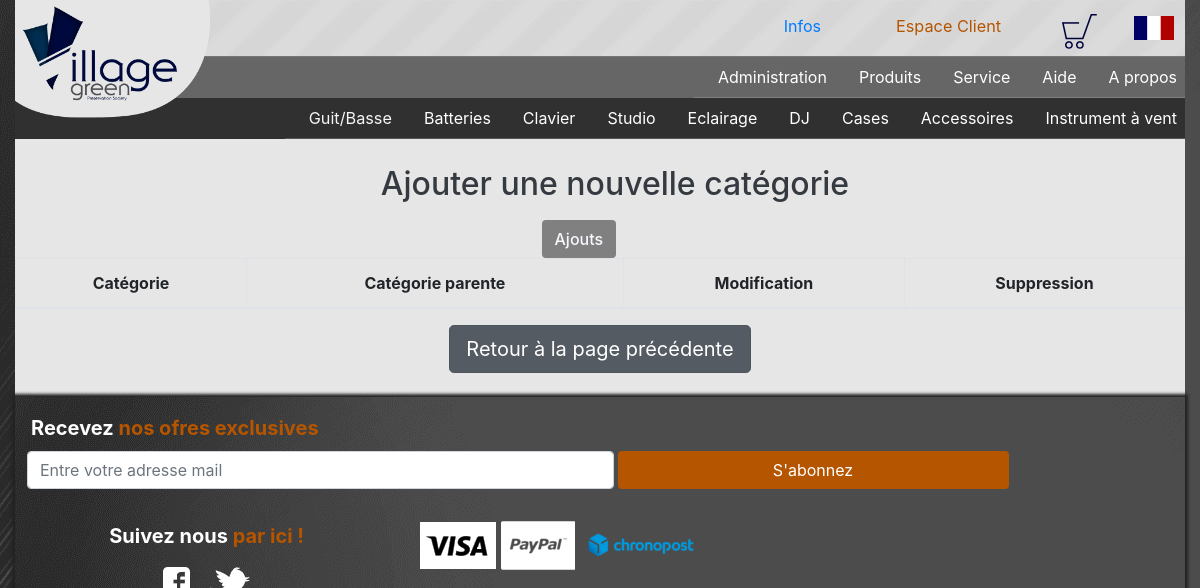
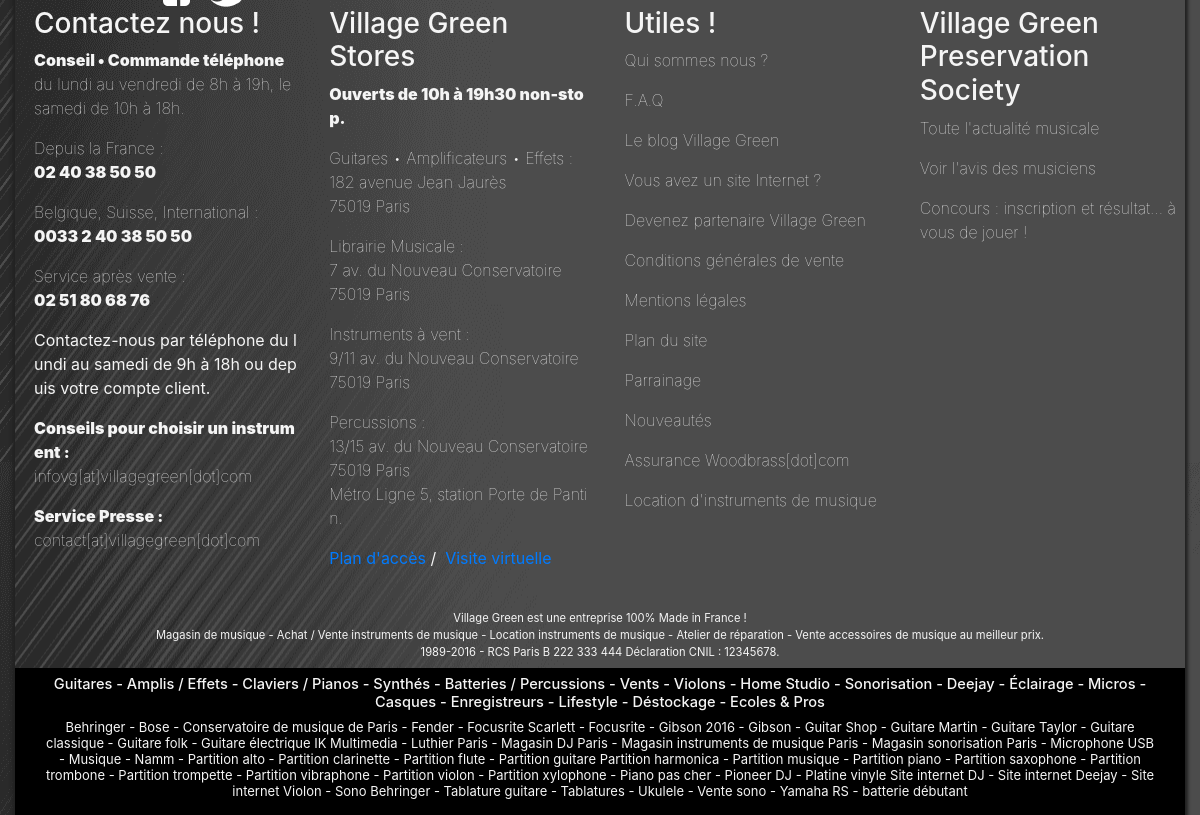
The page /index.php/categories/cat_list on the database as committed earlier (2 pictures, top to bottom).
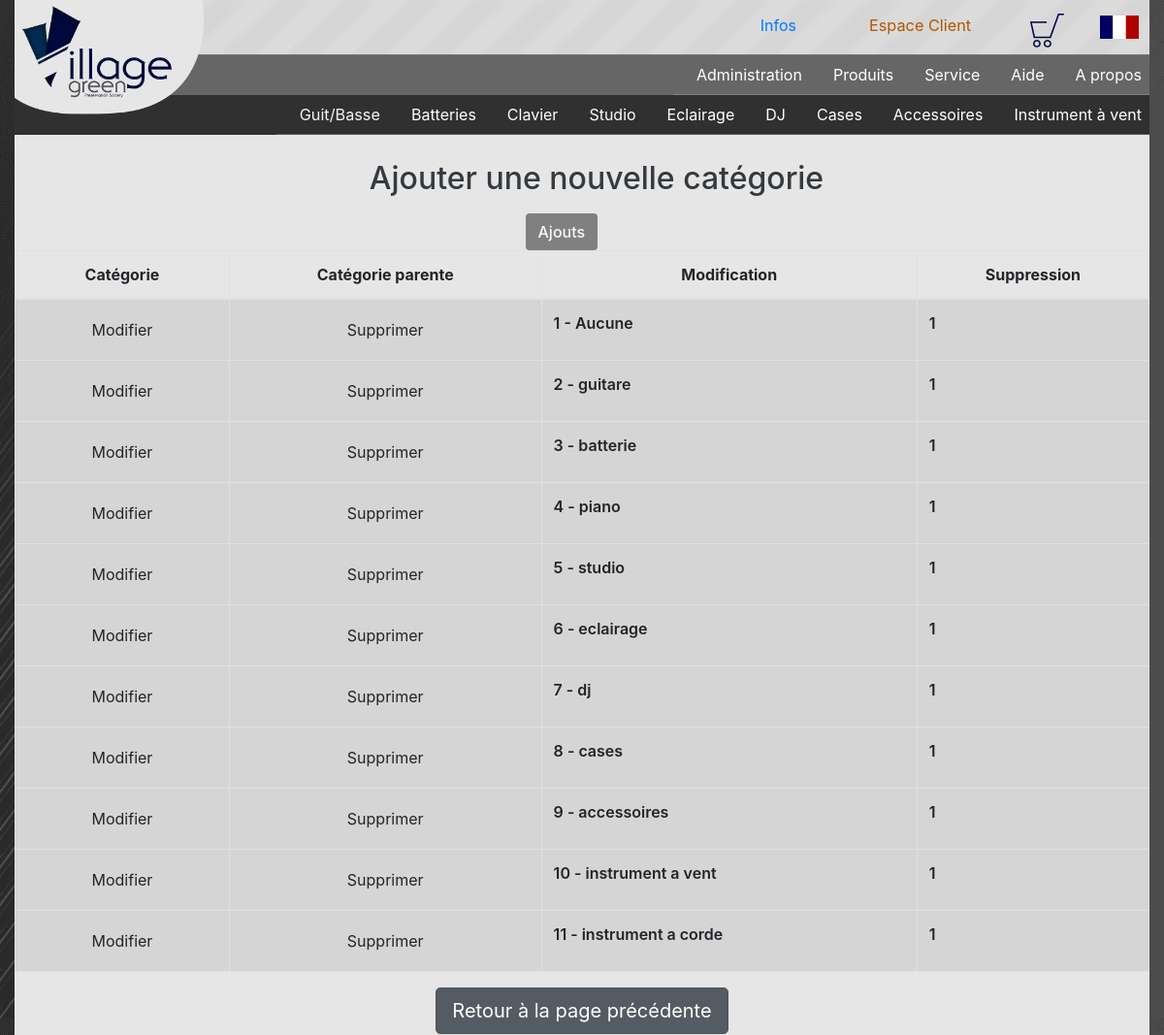
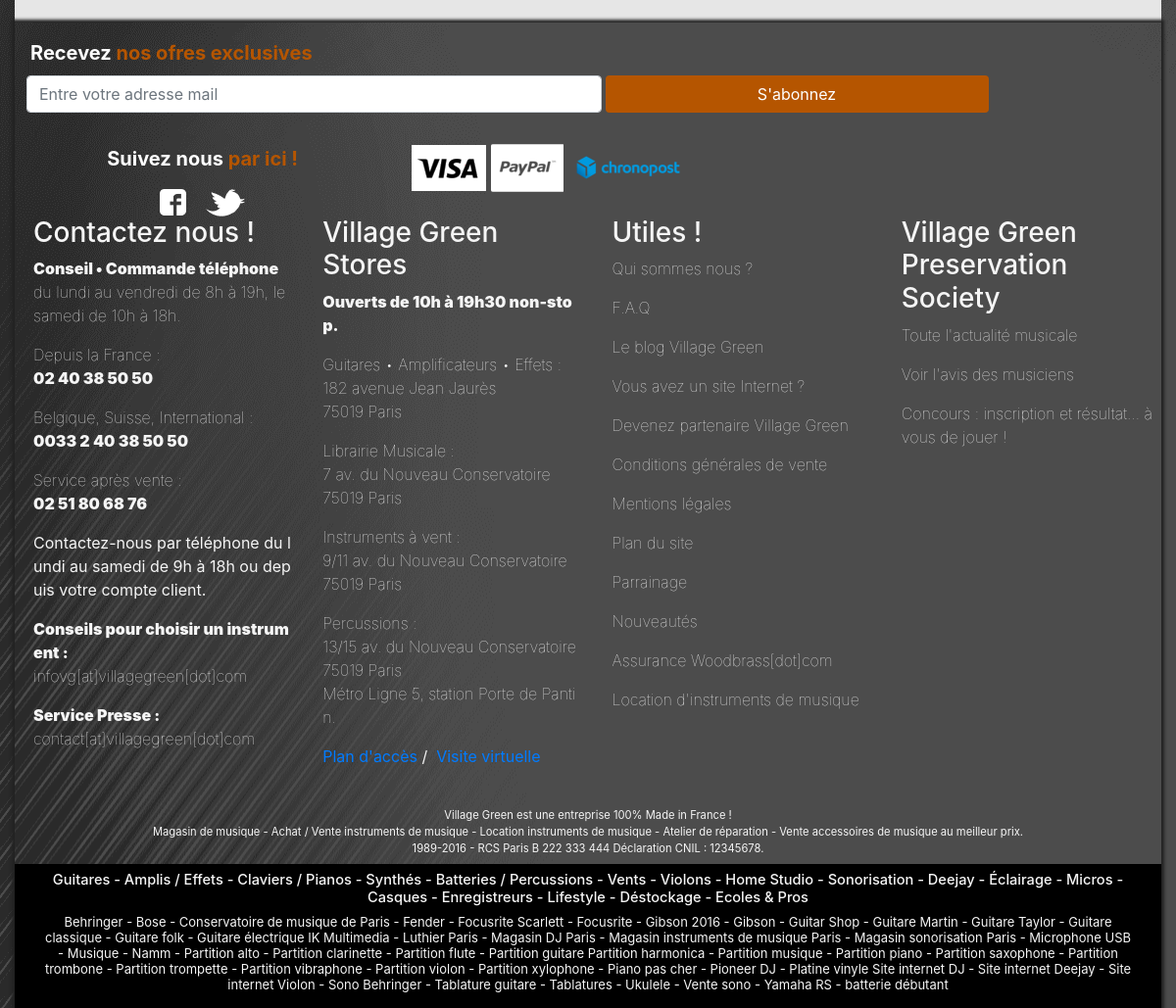
The same page on the database as committed later (2 pictures, top to bottom).
### tables this page shows
CREATE TABLE IF NOT EXISTS `categorie` (
  `CAT_ID` int(11) NOT NULL AUTO_INCREMENT,
  `CAT_LIBELLE` varchar(50) DEFAULT NULL,
  `CAT_CAT_ID` int(11) NOT NULL,
  `PER_ID` int(11) NOT NULL,
  `CAT_D_AJOUT` date DEFAULT NULL,
  `CAT_D_MODIF` date DEFAULT NULL,
  PRIMARY KEY (`CAT_ID`),
  KEY `FK_cat_cat_id` (`CAT_CAT_ID`),
  KEY `FK_per_id` (`PER_ID`)
);

### application/libraries/Templates.php (called while the page is built, shortened)
<?php
class Templates
{
	private $_CI;
	public function __construct()
	{
	    $this->_CI =& get_instance();
	}
	public function display($sViewName, $aView = array(), $aNotDisplay = array())
	{
		$aDefaultDisplay = array('layouts/header', $sViewName, 'layouts/footer');
		foreach ($aDefaultDisplay as $sKey => $sItem)
		{
			if ($sKey != 'sViewName')
			{
			    $sItem = $sItem;
			}
			$this->_CI->load->view($sItem, $aView);
		}
	}
}

### application/controllers/categories.php (called while the page is built, shortened)
<?php
class Categories extends CI_Controller
{
  public function cat_list()
  {
    $data["select_cat"] = $this->Categorie->select_cat();
    $this->templates->display('categorie/cat_list', $data);
  }
}

### index.php (called while the page is built, shortened)
<?php
require_once BASEPATH.'core/CodeIgniter.php';

### application/models/Categorie.php (called while the page is built, shortened)
<?php if (!defined('BASEPATH')) exit('No direct script access allowed');
class Categorie extends CI_Model
{
    public function select_cat()
    {
        $select_cat = $this->db->query("SELECT * FROM categorie ORDER BY cat_id ASC");
        return $select_cat->result();
    }
}

### application/views/categorie/cat_list.php (the view)
<div class="table-responsive">
    <table class="table table-striped table-hover table-bordered">
        <h1 class="text-dark titre-liste text-center py-3 m-0">Ajouter une nouvelle catégorie</h1>
        <a href="<?php echo site_url("categories/catAjouts"); ?>">
                <button class="btn btnordi offset-xs-6 offset-md-6 offset-lg-6 col-auto">
                    <i class="fas fa-pencil-alt"></i> Ajouts
                </button>
        </a>
            <thead>
                <tr>
                    <th>Catégorie</th>
                    <th>Catégorie parente</th>
                    <th>Modification</th>
                    <th>Suppression</th>
                </tr>
            </thead>
            <tbody>
                <?php foreach ($select_cat as $row) : ?>
                    <tr class="table-active">
                        <td class="text-center d-sm-none btnportable"><a href="<?php echo site_url("categories/catModif/") . $row->CAT_ID; ?>" class="btn btnpers"><i class="fas fa-pencil-alt"></i>Ajouter</a>
                        <td class="text-center"><a href="<?php echo site_url("categories/catModif/") . $row->CAT_ID; ?>" class="btn btnpers"><i class="fas fa-pencil-alt"></i>Modifier</a>
                        <td class="text-center">
                            <?= form_open("categories/catSuppr/" . $row->CAT_ID) ?>
                            <input type="submit" name="sup" id="sup" class="btn btnpers" value="Supprimer"><i class="fas fa-pencil-alt"></i>
                            <?= form_close(); ?>
                        </td>
                        <td data-label="Catégorie"><?= $row->CAT_ID ?> - <?= $row->CAT_LIBELLE ?></td>
                        <td data-label="Catégorie parente"><?= $row->CAT_CAT_ID ?></td>
                    </tr>
                <?php endforeach; ?>
            </tbody>
    </table>
</div>
<div class="text-center">
    <a href="<?php echo site_url("admin/adminAccueil"); ?>" class="btn btn-secondary btn-lg active" role="button" aria-pressed="true" title="Retour à la page précédente">Retour à la page précédente</a>
</div>
<br>

Rows that differ between the two databases and show on the page:
added categorie: CAT_ID "1", CAT_LIBELLE "Aucune", CAT_CAT_ID "1"
added categorie: CAT_ID "2", CAT_LIBELLE "guitare", CAT_CAT_ID "1"
added categorie: CAT_ID "3", CAT_LIBELLE "batterie", CAT_CAT_ID "1"
added categorie: CAT_ID "4", CAT_LIBELLE "piano", CAT_CAT_ID "1"
added categorie: CAT_ID "5", CAT_LIBELLE "studio", CAT_CAT_ID "1"
added categorie: CAT_ID "6", CAT_LIBELLE "eclairage", CAT_CAT_ID "1"
added categorie: CAT_ID "7", CAT_LIBELLE "dj", CAT_CAT_ID "1"
added categorie: CAT_ID "8", CAT_LIBELLE "cases", CAT_CAT_ID "1"
added categorie: CAT_ID "9", CAT_LIBELLE "accessoires", CAT_CAT_ID "1"
added categorie: CAT_ID "10", CAT_LIBELLE "instrument a vent", CAT_CAT_ID "1"
added categorie: CAT_ID "11", CAT_LIBELLE "instrument a corde", CAT_CAT_ID "1"
